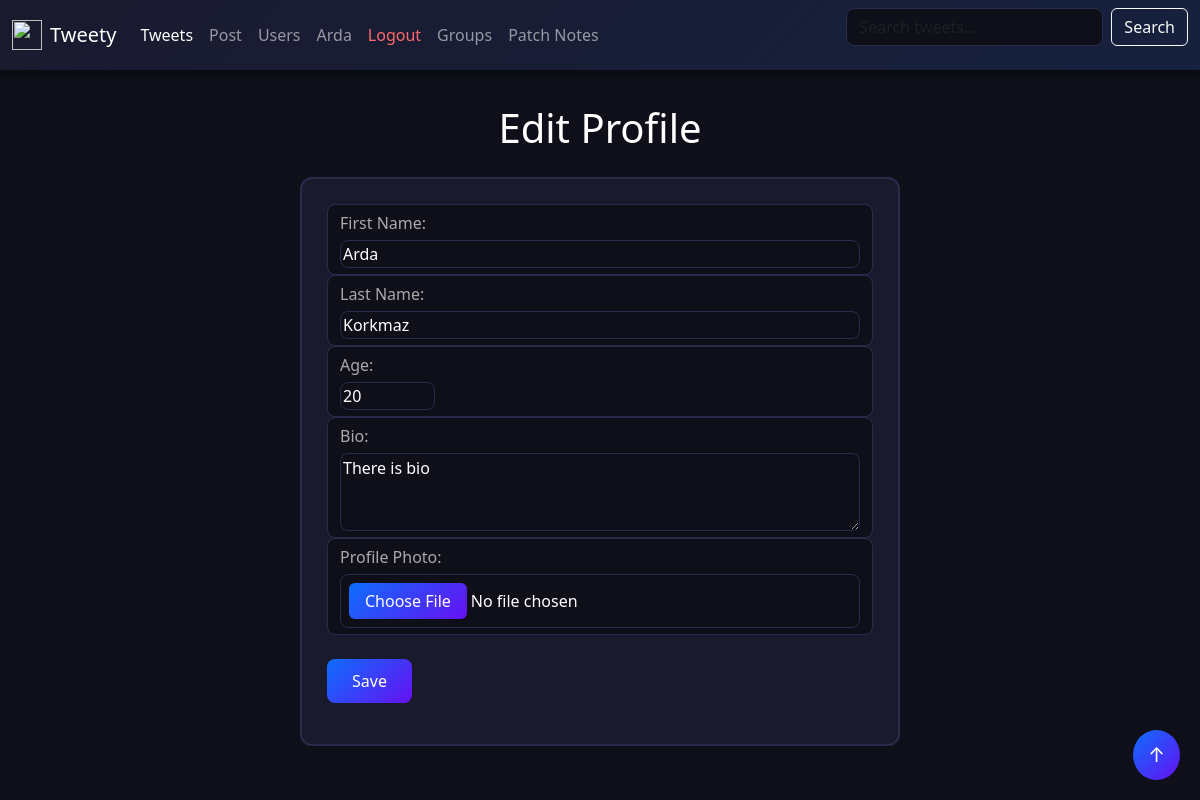
Before: /tweetapp/edit-profile/ (signed in) with the older database file.
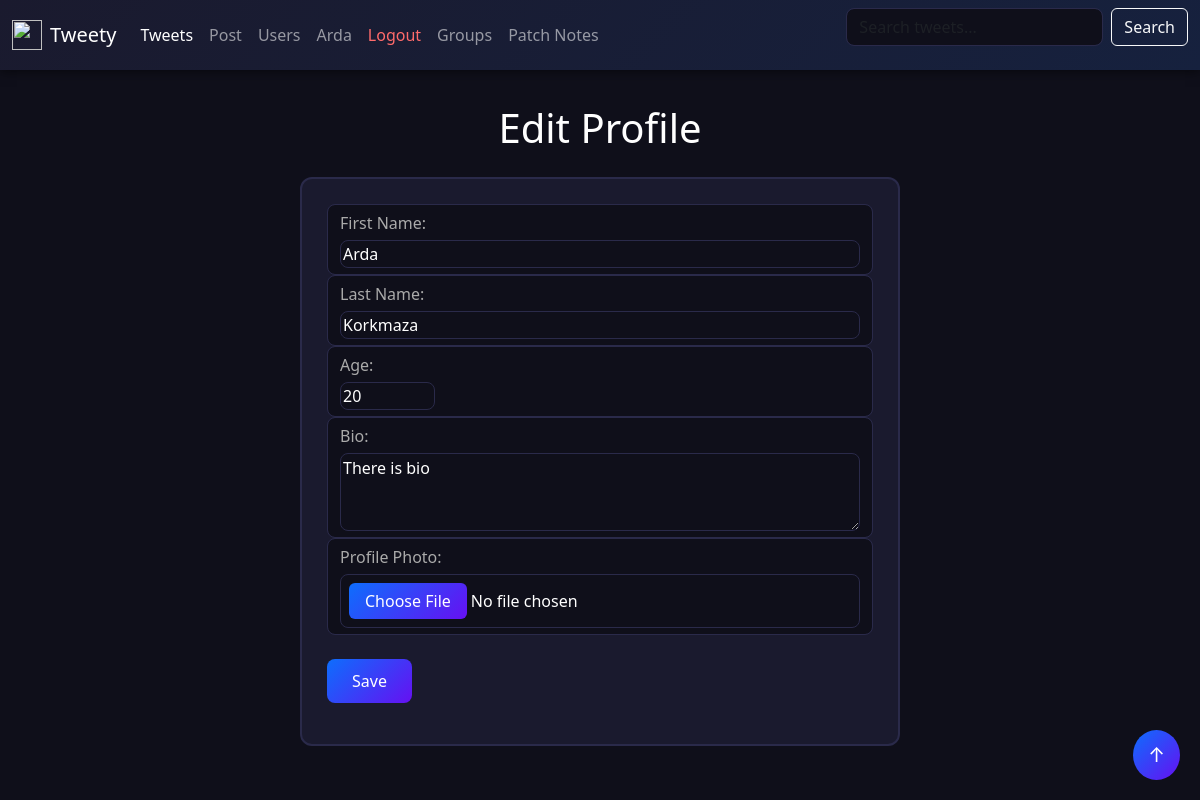
After: the same page with the newer database file.
### tweetapp/models.py (models this page shows, shortened)
class Profile(models.Model):
    user = models.OneToOneField(User, on_delete=models.CASCADE, related_name='profile')
    bio = models.CharField(max_length=160, blank=True)
    profile_image = models.ImageField(upload_to='profile_images/', blank=True)
    first_name = models.CharField(max_length=50, blank=True)
    last_name = models.CharField(max_length=50, blank=True)
    age = models.PositiveIntegerField(null=True, blank=True)

### tweetapp/views.py (the view)
# urls.py: path('edit-profile/', views.edit_profile, name='edit_profile'),
def edit_profile(request):
    if not request.user.is_authenticated:
        messages.warning(request, "Profil düzenlemek için giriş yapmalısın!")
        return redirect('/login/')
    if not hasattr(request.user, 'profile'):
        models.Profile.objects.create(user=request.user)
    if request.method == "POST":
        form = ProfileForm(request.POST, request.FILES)
        if form.is_valid():
            profile = request.user.profile
            profile.first_name = form.cleaned_data['first_name']
            profile.last_name = form.cleaned_data['last_name']
            profile.age = form.cleaned_data['age']
            profile.bio = form.cleaned_data['bio']
            if form.cleaned_data['profile_image']:
                profile.profile_image = form.cleaned_data['profile_image']
            profile.save()
            return redirect('tweetapp:profile', username=request.user.username)
        else:
            return render(request, 'tweetapp/edit_profile.html', context={"form": form})
    else:
        profile = request.user.profile
        form = ProfileForm(initial={
            'first_name': profile.first_name,
            'last_name': profile.last_name,
            'age': profile.age,
            'bio': profile.bio,
        })
        return render(request, 'tweetapp/edit_profile.html', context={"form": form})

### tweetapp/forms.py
class ProfileForm(forms.Form):
    first_name = forms.CharField(label="First Name", max_length=50, required=False)
    last_name = forms.CharField(label="Last Name", max_length=50, required=False)
    age = forms.IntegerField(label="Age", required=False, min_value=18, max_value=150)
    bio = forms.CharField(label="Bio", max_length=160, required=False,
                          widget=forms.Textarea(attrs={"class": "tweetmessage", "rows": 3}))
    profile_image = forms.ImageField(label="Profile Photo", required=False)

### tweetapp/templates/tweetapp/edit_profile.html (shortened to what this page needs)
{% extends "base.html" %}
{% block content %}
<h1 class="container text-center">Edit Profile</h1>
<div class="container tweetform">
    <form action="" method="POST" enctype="multipart/form-data">
        {% for field in form %}
        <div class="form-control">
            {{ field.label_tag }}
            <br>
            {{ field }}
        </div>
        {% endfor %}
        <br>
        <button type="submit" class="btn btn-primary">Save</button>
    </form>
</div>
{% endblock %}

Changed rows visible on the page:
changed Profile "Arda": last_name "Korkmaz" → "Korkmaza"
